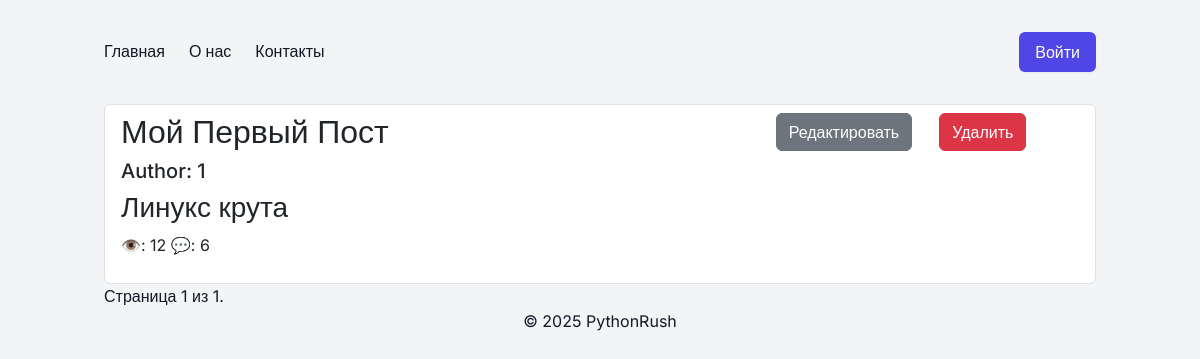
The page /articles/ on the database as committed earlier.
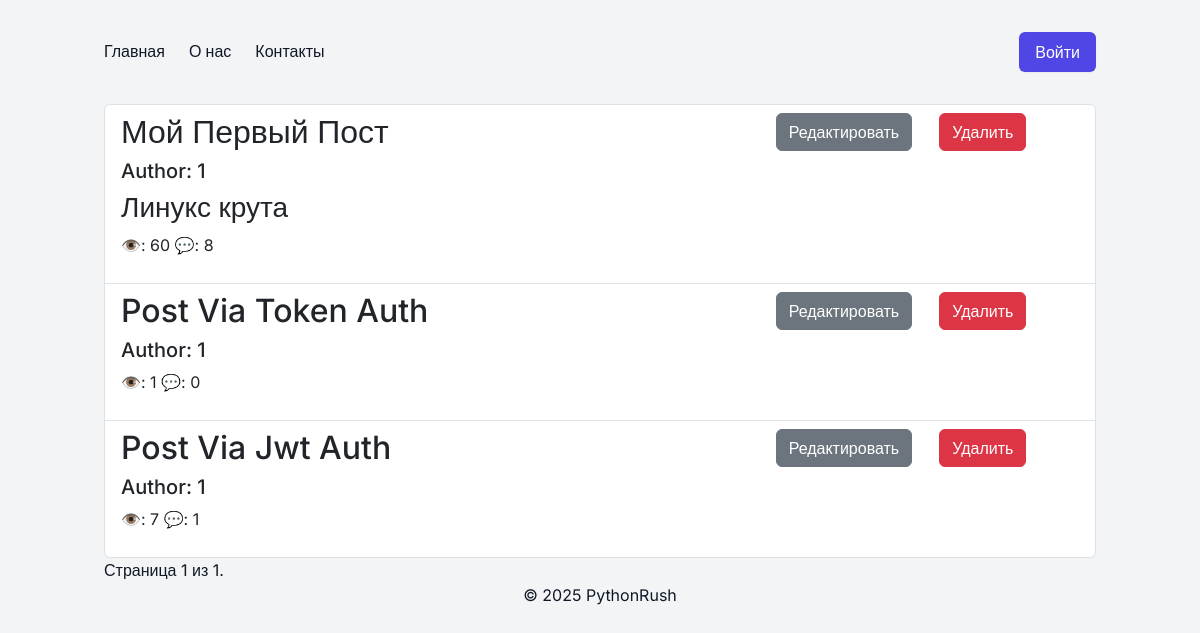
The same page on the database as committed later.
### posts/models.py (models this page shows, shortened)
class TimeStampedModel(models.Model):
    created_at = models.DateTimeField(auto_now_add=True)
    updated_at = models.DateTimeField(auto_now=True)
    class Meta:
        abstract = True

class Article(TimeStampedModel):
    STATUS_CHOICES = (
        ('draft', 'Draft'),
        ('published', 'Published'),
        ('archived', 'Archived'),
        ('deleted', 'Deleted'),
    )
    author = models.ForeignKey(get_user_model(), on_delete=models.CASCADE,
                               related_name='articles')
    title = models.CharField(max_length=200)
    tags = models.ManyToManyField('Tag', related_name='articles')
    content = models.TextField(blank=True)
    status = models.CharField(max_length=10, choices=STATUS_CHOICES,
                              default=STATUS_CHOICES[0][0])
    image = models.ImageField(upload_to='images/', null=True)
    views = models.PositiveIntegerField(default=0)
    category = models.ForeignKey('Category', on_delete=models.PROTECT,
                                 null=True)
    objects = models.Manager()
    class Meta:
        ordering = ["-created_at"]
        indexes = [
            models.Index(fields=['-created_at']),
        ]
        verbose_name = "Post"
        verbose_name_plural = "Posts"

### posts/views.py (the view)
# urls.py: path('articles/', ArticleListView.as_view(), name='article_list'),
class ArticleListView(ListView):
    model = Article
    template_name = "posts/article_list.html"
    context_object_name = "articles"
    paginate_by = 5
    def get_queryset(self):
        return (Article.objects
                .values('pk', 'title', 'content', 'views', 'author')
                .annotate(comments_count=Count('comments')))

### posts/templates/posts/article_list.html (shortened to what this page needs)
    {% extends "posts/base.html" %}
{% block content %}
{% if articles %}
<ul class="list-group">
    {% for article in articles %}
    <li class="list-group-item">
        <div class="row">
            <div class="col-8"  onclick="location.href='{% url 'posts:article_detail' article.pk %}'"  style="cursor: pointer;">
                    <h2>{{ article.title|title }}</h2>
                    <h5>Author: {{ article.author }}</h5>
                    <h3>{{ article.content|truncatechars:20 }}</h3>
                    <p>👁️: {{ article.views }}   💬: {{ article.comments_count }}</p>
            </div>
            <div class="col">
                <a href="{% url 'posts:article_edit' article.pk %}"
                   class="btn btn-secondary">Редактировать</a>
            </div>
            <div class="col">
                <a href="{% url 'posts:article_delete' article.pk %}"
                   class="btn btn-danger">Удалить</a>
            </div>
        </div>
    </li>
    {% endfor %}
</ul>
<div class="pagination">
<span class="step-links">
<span class="current">
Страница {{ page_obj.number }} из {{ page_obj.paginator.num_pages }}.
</span>
</span>
</div>
{% else %}
<p>Нет доступных статей.</p>
{% endif %}
{% endblock %}

### posts/templates/posts/base.html (shortened to what this page needs)
{% load static %}
<!DOCTYPE html>
<html lang="ru">
<head>
    <link href="https://cdn.jsdelivr.net/npm/bootstrap@5.3.5/dist/css/bootstrap.min.css"
          rel="stylesheet"
>
    <link rel="stylesheet" href="{% static 'css/styles.css' %}">
</head>
<body>
<div class="container">
    {% include 'posts/nav.html' %}
    {% block content %}{% endblock %}
    <footer class="footer text-center mt-auto">
        &copy; 2025 PythonRush
    </footer>
</div>
</body>
</html>

### posts/templates/posts/nav.html (shortened to what this page needs)
<nav>
    <div class="nav-links">
        <a href="{%  url 'posts:article_list' %}">Главная</a>
        <a href="{% url 'posts:about' %}">О нас</a>
        <a href="{% url 'posts:contacts' %}">Контакты</a>
    </div>
    {% if user.is_authenticated %}
    <div class="nav-links">
        <p><a href="{% url 'users:profile' %}">{{ user.username }}</a></p>
        <form action="{% url 'users:logout' %}" method="post">
            {% csrf_token %}
            <button type="submit" class="btn btn-danger">Выйти</button>
        </form>
    </div>
    {% else %}
    <a href="{% url 'users:login' %}" class="btn btn-primary">Войти</a>
    {% endif %}
</nav>

### static/css/styles.css (style rules this page uses)
:root { --color-bg: #f3f4f6; --color-card: #ffffff; --color-primary: #4f46e5; --color-primary-dark: #4338ca; --color-secondary: #6b7280; --color-danger: #e11d48; --color-text: #111827; --color-muted: #6b7280; --radius: 0.375rem; --shadow-light: 0 1px 2px rgba(0,0,0,0.05); --shadow-medium: 0 4px 6px rgba(0,0,0,0.1); }
* { margin: 0; padding: 0; box-sizing: border-box; }
body { font-family: 'Inter', sans-serif; background-color: var(--color-bg); color: var(--color-text); line-height: 1.6; }
.container { max-width: 1024px; margin: 2rem auto; padding: 0 1rem; }
nav { display: flex; align-items: center; justify-content: space-between; margin-bottom: 2rem; }
nav .nav-links { display: flex; gap: 1.5rem; }
nav a { text-decoration: none; color: var(--color-text); font-weight: 500; transition: color .2s; }
nav .btn-primary { background-color: var(--color-primary); color: #fff; border: none; border-radius: var(--radius); padding: .5rem 1rem; box-shadow: var(--shadow-light); transition: background-color .2s, box-shadow .2s; }

Rows that differ between the two databases and show on the page:
changed Article "Мой Первый Пост": views "12" → "60"; comments_count "6" → "8"
added Article: title "Post Via Token Auth", author "1", views "1", comments_count "0"
added Article: title "Post Via Jwt Auth", author "1", views "7", comments_count "1"
